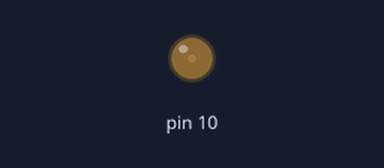
Recording of a sketch running on a simulated Arduino Uno, built with avr-gcc and run on an emulated ATmega328P. Parts: output pins drawn as LEDs (lit = HIGH).

Above: at 0.05 s.
At 0.3 s:
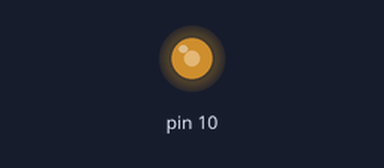
At 0.45 s:
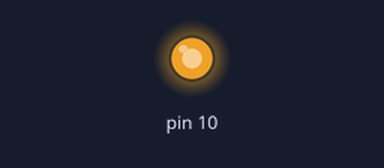
At 0.85 s:
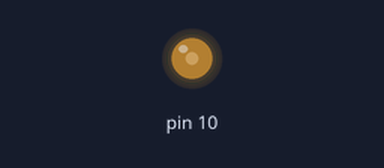
Timing chart, 0 to 3.0 s (numbered marks = the images above):
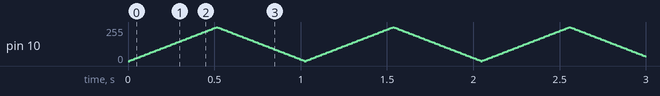

The sketch:

Lab3.ino
```cpp
int brightness = 0;
int fadeAmount = 5;

void setup() {
  // put your setup code here, to run once:
  pinMode(10, OUTPUT);
}

void loop() {
  // put your main code here, to run repeatedly:
  analogWrite(10, brightness);
  brightness = brightness + fadeAmount;
  if (brightness == 0 || brightness == 255) {
    fadeAmount = -fadeAmount;
  }
  delay(10);
}
```
